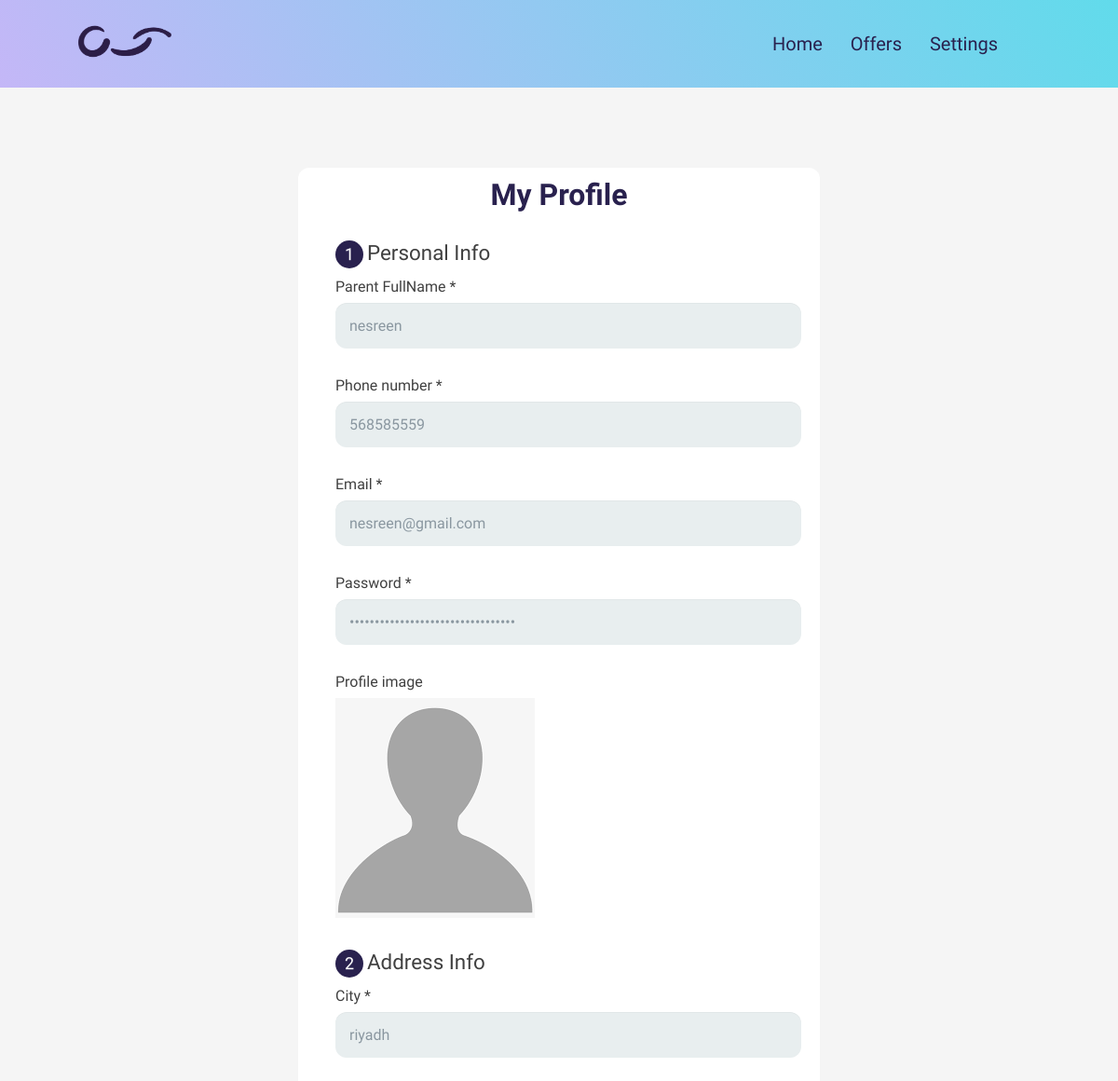
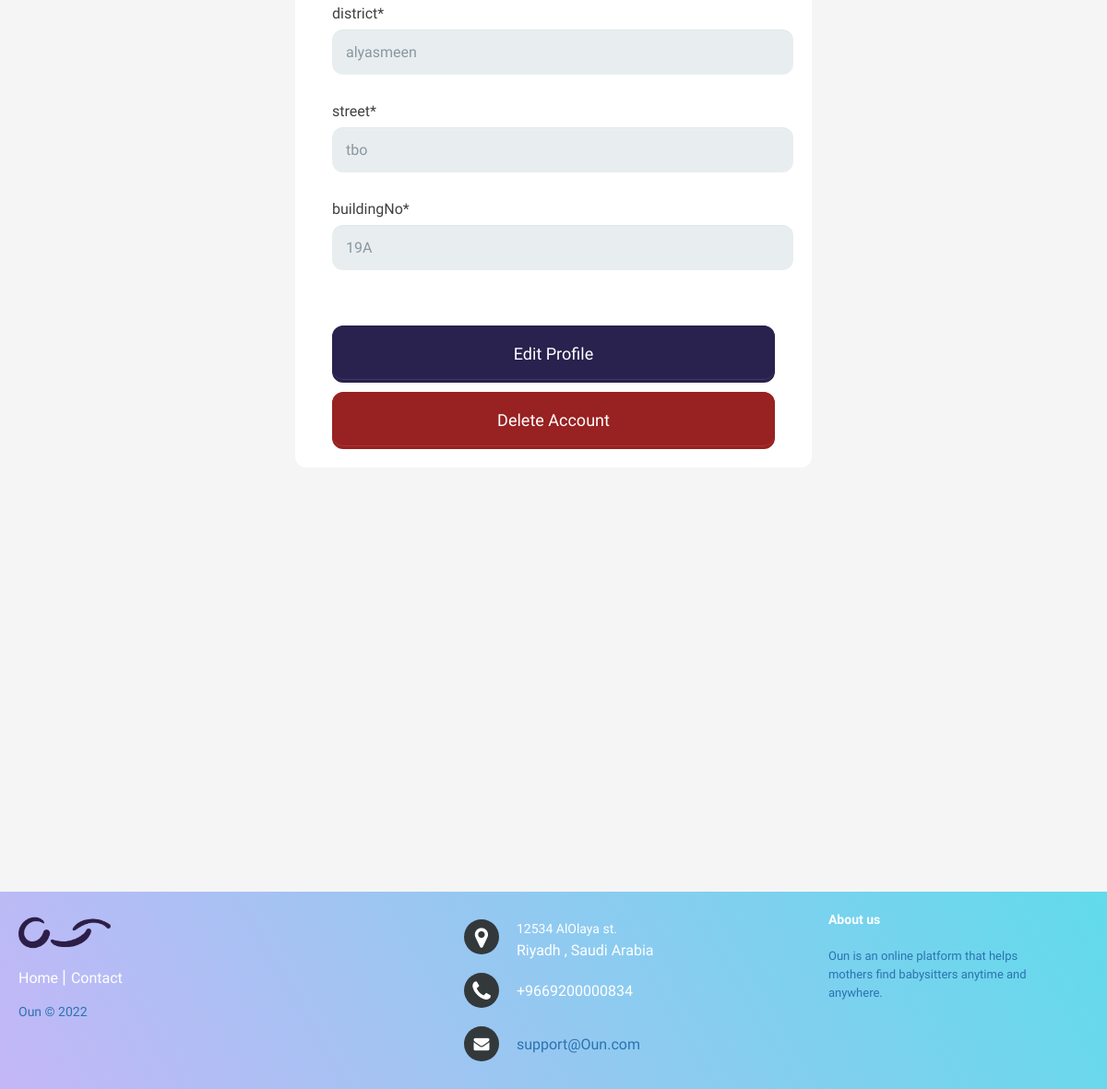
Screenshot of /parentprofile.php (signed in) with the database file from the repository (2 pictures, top to bottom).
### tables this page shows
CREATE TABLE `parent` (
  `parent_id` int(10) NOT NULL,
  `parent_image` varchar(500) DEFAULT 'prpic.png',
  `name` varchar(30) DEFAULT NULL,
  `email` varchar(50) NOT NULL,
  `password` varchar(128) NOT NULL,
  `city` varchar(20) DEFAULT NULL,
  `district` varchar(20) DEFAULT NULL,
  `street` varchar(20) DEFAULT NULL,
  `buildingNo` varchar(20) DEFAULT NULL,
  `phoneNo` int(10) DEFAULT NULL
);

### functions.php (called while the page is built, shortened)
<?php
function check_loginParent($con){
    if(isset($_SESSION['email']))
    {
        $em = $_SESSION['email'];
        $query = "select * from parent where email = '$em' limit 1";
        $result = mysqli_query( $con , $query);
        if( $result && mysqli_num_rows($result) > 0)
        {
            $user_data = mysqli_fetch_assoc($result);
            return $user_data;
        }
    }
    die;
}
?>

### parentprofile.php (the view, shortened to what this page needs)
<?php
include("connection.php");
include("functions.php");
$user_data = check_loginParent($con);
?>
<!DOCTYPE html>
<html lang="en">
<head>
<link rel="stylesheet" href="Registerforms.css">
<link rel="stylesheet" href="footer.css">
<link rel="stylesheet" href="styleB.css">
<link rel="stylesheet" href="https://cdnjs.cloudflare.com/ajax/libs/font-awesome/4.7.0/css/font-awesome.min.css">
</head>
<body>
  <header>
    <a href="#" class="logo"><img src="images/logo.png" alt="logo icon"></a>
    <nav class="navbar">
    <ul>
    <li><a href="mprofile.php"> Home </a></li>
    <li> <a href="ViewOffer.html"> Offers </a>
    <li> <a href="#"> Settings </a>
    </li>
    </ul>
    </nav>
</header>
<form action="handleview.php" method="post">
                <h1>My Profile </h1>
        <fieldset>
          <legend><span class="number">1</span>Personal Info</legend>
          <label for="pname">Parent FullName *</label>
          <input type="text" id="pname" name="parentname" value="<?php echo $user_data['name'] ?> " disabled>
          <label for="phone" >Phone number *</label>
          <input type="tel" id="phone" name="phone" value="<?php echo $user_data['phoneNo'] ?> "  disabled >
          <label for="mail" >Email *</label>
          <input type="email" id="mail" name="userEmail" value="<?php echo $user_data['email'] ?> "  disabled>
          <label for="password" >Password *</label>
          <input type="password" id="password" name="userPassword" value="<?php echo md5($user_data['password']) ?> "  disabled >
            <label for="image" >Profile image </label>
         <?php
         echo "<img src='images/".$user_data['parent_image']."' alt='img'>"
         ?>
        </fieldset>
        <fieldset>
          <legend><span class="number">2</span>Address Info</legend>
          <label for="city" >City *</label>
          <input type="text" id="city" name="city" value="<?php echo $user_data['city'] ?> " disabled >
          <label>district*</label>
          <input type="text" id="district" name="district" value="<?php echo $user_data['district'] ?> " disabled >
          <label>street*</label>
          <input type="text" id="street" name="street" value="<?php echo $user_data['street'] ?> " disabled >
          <label>buildingNo*</label>
          <input type="text" id="buildingNo" name="BuildingNo" value="<?php echo $user_data['buildingNo'] ?> " disabled >
        </fieldset>
    <button type="submit" name="edit">Edit Profile</button>
    <div class="danger">
    <button type="submit" name="delete">Delete Account</button> </div>
 </form>
 <footer class="footer-distributed">
  <div class="footer-left">
      <img class="logo" src="images/logo.png" alt="Ouun">
      <p class="footer-links">
          <a href="mprofile.php" class="link-1">Home</a>
          <a href="mailto:support@Ouun.com">Contact</a>
      </p>
      <p class="footer-company-name">Oun © 2022</p>
  </div>
  <div class="footer-center">
      <div>
          <i class="fa fa-map-marker"></i>
          <p><span>12534 AlOlaya st.</span> Riyadh , Saudi Arabia</p>
      </div>
      <div>
          <i class="fa fa-phone"></i>
          <p>+9669200000834</p>
      </div>
      <div>
          <i class="fa fa-envelope"></i>
          <p><a href="mailto:support@Ouun.com">support@Oun.com</a></p>
      </div>
  </div>
  <div class="footer-right">
      <p class="footer-company-about">
          <span>About us</span>
         Oun is an online platform that helps mothers find babysitters anytime and anywhere.
</p>
  </div>
</footer>
</body>
</html>

### Registerforms.css (style rules this page uses)
form { max-width: 300px; margin: 10px auto; margin-top: 15%; padding: 10px 40px; background: #ffff; border-radius: 12px; }
h1 { margin: 0 0 30px 0; text-align: center; color: rgb(41, 33, 78); ; }
input[type="text"], input[type="password"], input[type="date"], input[type="datetime"], input[type="email"], input[type="number"], input[type="search"], input[type="tel"], input[type="time"], input[type="url"], textarea, select { background: rgba(255,255,255,0.1); border: none; font-size: 16px; height: auto; margin: 0; outline: 0; padding: 15px; width: 100%; background-color: #e8eeef; color: #8a97a0; box-shadow: 0 1px 0 rgba(0,0,0,0.03) inset; margin-bottom: 30px; border-radius: 12px; padding-right: 5px; }
button { padding: 19px 39px 18px 39px; font-family: 'Optima', sans-serif; color: #FFF; background-color: rgb(41, 33, 78); font-size: 18px; text-align: center; border-radius: 12px; width: 100%; border: 1px solid rgb(41, 33, 78); border-width: 1px 1px 3px; box-shadow: 0 -1px 0 rgba(255,255,255,0.1) inset; margin-bottom: 10px; }
.danger button { padding: 19px 39px 18px 39px; font-family: 'Optima', sans-serif; color: #FFF; background-color: rgb(152, 33, 33); font-size: 18px; text-align: center; border-radius: 12px; width: 100%; border: 1px solid rgb(152, 33, 33); border-width: 1px 1px 3px; box-shadow: 0 -1px 0 rgba(255,255,255,0.1) inset; margin-bottom: 10px; }
fieldset { margin-bottom: 30px; border: none; }
legend { font-size: 1.4em; margin-bottom: 10px; }
label { display: block; margin-bottom: 8px; }
.number { background-color: rgb(41, 33, 78); color: #fff; height: 30px; width: 30px; display: inline-block; font-size: 0.8em; margin-right: 4px; line-height: 30px; text-align: center; text-shadow: 0 1px 0 rgba(255,255,255,0.2); border-radius: 100%; }
@media screen and (min-width: 480px) { form { max-width: 480px; } }

### footer.css (style rules this page uses)
.footer-distributed { background: Linear-gradient(60deg , rgb(196 , 183, 247) 0% , rgb(97 , 219 , 235) 100%); box-shadow: 0 1px 1px 0 rgba(0, 0, 0, 0.12); box-sizing: border-box; width: 100%; text-align: left; padding: 20px 20px; position:relative; top:450px; margin:0; }
.footer-distributed .footer-left, .footer-distributed .footer-center, .footer-distributed .footer-right { display: inline-block; vertical-align: top; }
.footer-distributed .footer-left { width: 40%; }
.footer-distributed .logo { width: 100px; height: 50px; margin: 0; }
.footer-distributed .footer-links { color: #ffffff; margin: 0px 0 12px; padding: 0; }
.footer-distributed .footer-links a { display:inline-block; line-height: 1.8; font-weight:400; text-decoration: none; color: inherit; }
.footer-distributed .footer-company-name { color: rgb(43, 115, 177); font-size: 14px; font-weight: normal; margin: 0; }
.footer-distributed .footer-center { width: 35%; }
.footer-distributed .footer-center i { background-color: #33383b; color: #ffffff; font-size: 25px; width: 38px; height: 38px; border-radius: 50%; text-align: center; line-height: 42px; margin: 10px 15px; vertical-align: middle; }
.footer-distributed .footer-center i.fa-envelope { font-size: 17px; line-height: 38px; }
.footer-distributed .footer-center p { display: inline-block; color: #ffffff; font-weight:400; vertical-align: middle; margin:0; }
.footer-distributed .footer-center p span { display:block; font-weight: normal; font-size:14px; line-height:2; }
.footer-distributed .footer-center p a { color: rgb(43, 115, 177); text-decoration: none;; }
.footer-distributed .footer-links a:before { content: "|"; font-weight:300; font-size: 20px; left: 0; color: #fff; display: inline-block; padding-right: 5px; }
.footer-distributed .footer-links .link-1:before { content: none; }
.footer-distributed .footer-right { width: 20%; }
.footer-distributed .footer-company-about { line-height: 20px; color: rgb(43, 115, 177); font-size: 13px; font-weight: normal; margin: 0; }
.footer-distributed .footer-company-about span { display: block; color: #ffffff; font-size: 14px; font-weight: bold; margin-bottom: 20px; }

### rows the page displays
parent: parentname "nesreen", phone "568585559", userEmail "nesreen@gmail.com", parent_image (picture), city "riyadh", district "alyasmeen", street "tbo", BuildingNo "19A"
